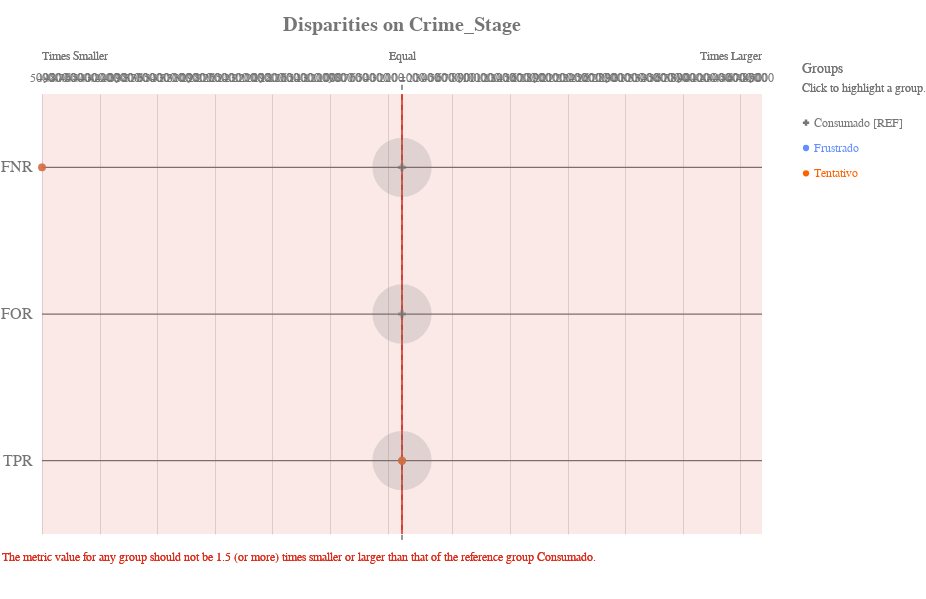

Notebook source saved alongside this figure:
### Code cell
ap.disparity(grupo_definido, metrics, 'crime_stage', fairness_threshold = disparity_tolerance)

### Figure 1 — Vega-Lite specification as saved in the notebook (floating-point values rounded to 4 significant figures)
{"config": {"view": {"continuousWidth": 400, "continuousHeight": 300, "strokeWidth": 0}, "axisLeft": {"labelColor": "rgb(117,117,117)", "labelFont": "Arial", "labelFontSize": 16}, "title": {"align": "center", "baseline": "middle", "color": "rgb(117,117,117)", "font": "Arial", "fontSize": 20, "fontWeight": "bold"}}, "layer": [{"data": {"name": "data-53f64b7c7b316b31c4ec44bcdaa6fbea"}, "mark": {"type": "rule", "stroke": "rgb(117,117,117)", "strokeWidth": 1.25, "tooltip": ""}, "encoding": {"x": {"type": "quantitative", "field": "x", "scale": {"domain": [-4999, 4999], "range": [40.0, 760.0]}}, "x2": {"field": "x2"}, "y": {"type": "nominal", "axis": {"domain": false, "labelAngle": 0, "labelPadding": -30, "orient": "left", "ticks": false, "title": ""}, "field": "metric", "scale": {"domain": ["FNR", "FOR", "TPR"], "range": [55.0, 495.0]}}}}, {"data": {"name": "data-79dd248bdaa0ea02c535240e8ad022c8"}, "mark": {"type": "rule", "stroke": "rgb(117,117,117)", "strokeDash": [5, 5], "strokeWidth": 1}, "encoding": {"tooltip": {"value": "Consumado [REF]"}, "x": {"value": 400.0}, "y": {"value": 45.83}, "y2": {"value": 504.2}}}, {"data": {"name": "data-fa2b618e9aa8a53fd9cf36a5662b0508"}, "mark": {"type": "text", "align": "center", "color": "rgb(117,117,117)", "font": "Arial", "fontSize": 12, "fontWeight": "normal", "tooltip": ""}, "encoding": {"text": {"type": "nominal", "field": "label"}, "x": {"type": "quantitative", "field": "value", "scale": {"domain": [-4999, 4999], "range": [40.0, 760.0]}}, "y": {"value": 38.5}}}, {"layer": [{"mark": {"type": "text", "align": "left", "fill": "rgb(117,117,117)", "font": "Arial", "fontSize": 12, "fontWeight": "normal", "tooltip": ""}, "encoding": {"text": {"value": "Times Smaller"}, "x": {"value": 40.0}, "y": {"value": 16.5}}}, {"mark": {"type": "text", "align": "right", "fill": "rgb(117,117,117)", "font": "Arial", "fontSize": 12, "fontWeight": "normal", "tooltip": ""}, "encoding": {"text": {"value": "Times Larger"}, "x": {"value": 760.0}, "y": {"value": 16.5}}}, {"mark": {"type": "text", "align": "center", "fill": "rgb(117,117,117)", "font": "Arial", "fontSize": 12, "fontWeight": "normal", "tooltip": ""}, "encoding": {"text": {"value": "Equal"}, "x": {"value": 400.0}, "y": {"value": 16.5}}}], "data": {"name": "data-79dd248bdaa0ea02c535240e8ad022c8"}}, {"layer": [{"mark": {"type": "rule", "opacity": 0.8, "stroke": "rgb(217, 46, 28)", "strokeWidth": 1.25, "tooltip": ""}, "encoding": {"x": {"type": "quantitative", "field": "min", "scale": {"domain": [-4999, 4999], "range": [40.0, 760.0]}}, "y": {"value": 55.0}, "y2": {"value": 495.0}}}, {"mark": {"type": "rule", "opacity": 0.8, "stroke": "rgb(217, 46, 28)", "strokeWidth": 1.25, "tooltip": ""}, "encoding": {"x": {"type": "quantitative", "field": "max", "scale": {"domain": [-4999, 4999], "range": [40.0, 760.0]}}, "y": {"value": 55.0}, "y2": {"value": 495.0}}}, {"layer": [{"mark": {"type": "rect", "fill": "rgb(217, 46, 28)", "opacity": 0.1, "tooltip": ""}, "encoding": {"x": {"type": "quantitative", "field": "min", "scale": {"domain": [-4999, 4999], "range": [40.0, 760.0]}}, "x2": {"field": "lower_end"}, "y": {"value": 55.0}, "y2": {"value": 495.0}}}, {"mark": {"type": "rect", "fill": "rgb(217, 46, 28)", "opacity": 0.1, "tooltip": ""}, "encoding": {"x": {"type": "quantitative", "field": "max", "scale": {"domain": [-4999, 4999], "range": [40.0, 760.0]}}, "x2": {"field": "upper_end"}, "y": {"value": 55.0}, "y2": {"value": 495.0}}}]}, {"data": {"name": "data-79dd248bdaa0ea02c535240e8ad022c8"}, "mark": {"type": "text", "align": "left", "baseline": "top", "fill": "rgb(217, 46, 28)", "font": "Arial", "fontSize": 12, "fontWeight": "normal", "tooltip": ""}, "encoding": {"text": {"value": "The metric value for any group should not be 1.5 (or more) times smaller or larger than that of the reference group Consumado."}, "x": {"value": 0}, "y": {"value": 513.3}}}], "data": {"name": "data-93a28dc03cdeb5856aae1fcd20b2726b"}}, {"layer": [{"mark": "circle"}, {"data": {"name": "data-3c3ee4dd1fd5b208044302d644156c0a"}, "mark": {"type": "circle", "opacity": 0.2}, "encoding": {"color": {"condition": {"type": "nominal", "field": "attribute_value", "legend": null, "scale": {"domain": ["Consumado", "Frustrado", "Tentativo"], "range": ["rgb(117,117,117)", "rgb(100, 143, 255)", "rgb(254, 97, 0)", "rgb(220, 38, 127)", "rgb(255, 176, 0)", "rgb(120, 94, 240)"]}, "selection": "selector049"}, "value": "rgb(224,224,224)"}, "size": {"type": "quantitative", "field": "group_size", "legend": null, "scale": {"domain": [0, 6004.0], "range": [0, 4224.0]}}, "tooltip": [{"type": "nominal", "field": "attribute_value", "title": "Group"}, {"type": "nominal", "field": "tooltip_group_size", "title": "Group Size"}, {"type": "nominal", "field": "tooltip_disparity_explanation_fnr", "title": "Disparity"}, {"type": "quantitative", "field": "fnr", "format": ".2f", "title": "FNR"}], "x": {"type": "quantitative", "axis": {"domain": false, "labels": false, "ticks": false, "title": null, "values": [99, 199, 299, 399, 499, 599, 699, 799, 899, 999, 1099, 1199, 1299, 1399, 1499, 1599, 1699, 1799, 1899, 1999, 2099, 2199, 2299, 2399, 2499, 2599, 2699, 2799, 2899, 2999, 3099, 3199, 3299, 3399, 3499, 3599, 3699, 3799, 3899, 3999, 4099, 4199, 4299, 4399, 4499, 4599, 4699, 4799, 4899, 4999, -4999, -4899, -4799, -4699, -4599, -4499, -4399, -4299, -4199, -4099, -3999, -3899, -3799, -3699, -3599, -3499, -3399, -3299, -3199, -3099, -2999, -2899, -2799, -2699, -2599, -2499, -2399, -2299, -2199, -2099, -1999, -1899, -1799, -1699, -1599, -1499, -1399, -1299, -1199, -1099, -999, -899, -799, -699, -599, -499, -399, -299, -199, -99]}, "field": "fnr_disparity_scaled", "scale": {"domain": [-4999, 4999], "range": [40.0, 760.0]}}, "y": {"type": "nominal", "axis": {"domain": false, "grid": false, "labels": false, "ticks": false, "title": " "}, "field": "metric_variable", "scale": {"domain": ["FNR", "FOR", "TPR"], "range": [55.0, 495.0]}}}, "selection": {"selector051": {"type": "multi", "empty": "all", "fields": ["attribute_value"]}}, "transform": [{"calculate": "'FNR'", "as": "metric_variable"}]}, {"data": {"name": "data-3c3ee4dd1fd5b208044302d644156c0a"}, "mark": {"type": "circle", "opacity": 0.2}, "encoding": {"color": {"condition": {"type": "nominal", "field": "attribute_value", "legend": null, "scale": {"domain": ["Consumado", "Frustrado", "Tentativo"], "range": ["rgb(117,117,117)", "rgb(100, 143, 255)", "rgb(254, 97, 0)", "rgb(220, 38, 127)", "rgb(255, 176, 0)", "rgb(120, 94, 240)"]}, "selection": "selector049"}, "value": "rgb(224,224,224)"}, "size": {"type": "quantitative", "field": "group_size", "legend": null, "scale": {"domain": [0, 6004.0], "range": [0, 4224.0]}}, "tooltip": [{"type": "nominal", "field": "attribute_value", "title": "Group"}, {"type": "nominal", "field": "tooltip_group_size", "title": "Group Size"}, {"type": "nominal", "field": "tooltip_disparity_explanation_for", "title": "Disparity"}, {"type": "quantitative", "field": "for", "format": ".2f", "title": "FOR"}], "x": {"type": "quantitative", "axis": {"domain": false, "labels": false, "ticks": false, "title": null, "values": [99, 199, 299, 399, 499, 599, 699, 799, 899, 999, 1099, 1199, 1299, 1399, 1499, 1599, 1699, 1799, 1899, 1999, 2099, 2199, 2299, 2399, 2499, 2599, 2699, 2799, 2899, 2999, 3099, 3199, 3299, 3399, 3499, 3599, 3699, 3799, 3899, 3999, 4099, 4199, 4299, 4399, 4499, 4599, 4699, 4799, 4899, 4999, -4999, -4899, -4799, -4699, -4599, -4499, -4399, -4299, -4199, -4099, -3999, -3899, -3799, -3699, -3599, -3499, -3399, -3299, -3199, -3099, -2999, -2899, -2799, -2699, -2599, -2499, -2399, -2299, -2199, -2099, -1999, -1899, -1799, -1699, -1599, -1499, -1399, -1299, -1199, -1099, -999, -899, -799, -699, -599, -499, -399, -299, -199, -99]}, "field": "for_disparity_scaled", "scale": {"domain": [-4999, 4999], "range": [40.0, 760.0]}}, "y": {"type": "nominal", "axis": {"domain": false, "grid": false, "labels": false, "ticks": false, "title": " "}, "field": "metric_variable", "scale": {"domain": ["FNR", "FOR", "TPR"], "range": [55.0, 495.0]}}}, "selection": {"selector053": {"type": "multi", "empty": "all", "fields": ["attribute_value"]}}, "transform": [{"calculate": "'FOR'", "as": "metric_variable"}]}, {"data": {"name": "data-3c3ee4dd1fd5b208044302d644156c0a"}, "mark": {"type": "circle", "opacity": 0.2}, "encoding": {"color": {"condition": {"type": "nominal", "field": "attribute_value", "legend": null, "scale": {"domain": ["Consumado", "Frustrado", "Tentativo"], "range": ["rgb(117,117,117)", "rgb(100, 143, 255)", "rgb(254, 97, 0)", "rgb(220, 38, 127)", "rgb(255, 176, 0)", "rgb(120, 94, 240)"]}, "selection": "selector049"}, "value": "rgb(224,224,224)"}, "size": {"type": "quantitative", "field": "group_size", "legend": null, "scale": {"domain": [0, 6004.0], "range": [0, 4224.0]}}, "tooltip": [{"type": "nominal", "field": "attribute_value", "title": "Group"}, {"type": "nominal", "field": "tooltip_group_size", "title": "Group Size"}, {"type": "nominal", "field": "tooltip_disparity_explanation_tpr", "title": "Disparity"}, {"type": "quantitative", "field": "tpr", "format": ".2f", "title": "TPR"}], "x": {"type": "quantitative", "axis": {"domain": false, "labels": false, "ticks": false, "title": null, "values": [99, 199, 299, 399, 499, 599, 699, 799, 899, 999, 1099, 1199, 1299, 1399, 1499, 1599, 1699, 1799, 1899, 1999, 2099, 2199, 2299, 2399, 2499, 2599, 2699, 2799, 2899, 2999, 3099, 3199, 3299, 3399, 3499, 3599, 3699, 3799, 3899, 3999, 4099, 4199, 4299, 4399, 4499, 4599, 4699, 4799, 4899, 4999, -4999, -4899, -4799, -4699, -4599, -4499, -4399, -4299, -4199, -4099, -3999, -3899, -3799, -3699, -3599, -3499, -3399, -3299, -3199, -3099, -2999, -2899, -2799, -2699, -2599, -2499, -2399, -2299, -2199, -2099, -1999, -1899, -1799, -1699, -1599, -1499, -1399, -1299, -1199, -1099, -999, -899, -799, -699, -599, -499, -399, -299, -199, -99]}, "field": "tpr_disparity_scaled", "scale": {"domain": [-4999, 4999], "range": [40.0, 760.0]}}, "y": {"type": "nominal", "axis": {"domain": false, "grid": false, "labels": false, "ticks": false, "title": " "}, "field": "metric_variable", "scale": {"domain": ["FNR", "FOR", "TPR"], "range": [55.0, 495.0]}}}, "selection": {"selector055": {"type": "multi", "empty": "all", "fields": ["attribute_value"]}}, "transform": [{"calculate": "'TPR'", "as": "metric_variable"}]}, {"layer": [{"mark": "point"}, {"data": {"name": "data-3c3ee4dd1fd5b208044302d644156c0a"}, "mark": {"type": "point", "filled": true, "size": 60}, "encoding": {"color": {"condition": {"type": "nominal", "field": "attribute_value", "legend": null, "scale": {"domain": ["Consumado", "Frustrado", "Tentativo"], "range": ["rgb(117,117,117)", "rgb(100, 143, 255)", "rgb(254, 97, 0)", "rgb(220, 38, 127)", "rgb(255, 176, 0)", "rgb(120, 94, 240)"]}, "selection": "selector049"}, "value": "rgb(224,224,224)"}, "shape": {"type": "nominal", "field": "attribute_value", "legend": null, "scale": {"domain": ["Consumado", "Frustrado", "Tentativo"], "range": ["cross", "circle", "circle"]}}, "tooltip": [{"type": "nominal", "field": "attribute_value", "title": "Group"}, {"type": "nominal", "field": "tooltip_group_size", "title": "Group Size"}, {"type": "nominal", "field": "tooltip_disparity_explanation_fnr", "title": "Disparity"}, {"type": "quantitative", "field": "fnr", "format": ".2f", "title": "FNR"}], "x": {"type": "quantitative", "axis": {"domain": false, "labels": false, "ticks": false, "title": null, "values": [99, 199, 299, 399, 499, 599, 699, 799, 899, 999, 1099, 1199, 1299, 1399, 1499, 1599, 1699, 1799, 1899, 1999, 2099, 2199, 2299, 2399, 2499, 2599, 2699, 2799, 2899, 2999, 3099, 3199, 3299, 3399, 3499, 3599, 3699, 3799, 3899, 3999, 4099, 4199, 4299, 4399, 4499, 4599, 4699, 4799, 4899, 4999, -4999, -4899, -4799, -4699, -4599, -4499, -4399, -4299, -4199, -4099, -3999, -3899, -3799, -3699, -3599, -3499, -3399, -3299, -3199, -3099, -2999, -2899, -2799, -2699, -2599, -2499, -2399, -2299, -2199, -2099, -1999, -1899, -1799, -1699, -1599, -1499, -1399, -1299, -1199, -1099, -999, -899, -799, -699, -599, -499, -399, -299, -199, -99]}, "field": "fnr_disparity_scaled", "scale": {"domain": [-4999, 4999], "range": [40.0, 760.0]}}, "y": {"type": "nominal", "axis": {"domain": false, "grid": false, "labels": false, "ticks": false, "title": " "}, "field": "metric_variable", "scale": {"domain": ["FNR", "FOR", "TPR"], "range": [55.0, 495.0]}}}, "selection": {"selector050": {"type": "multi", "empty": "all", "fields": ["attribute_value"]}}, "transform": [{"calculate": "'FNR'", "as": "metric_variable"}]}, {"data": {"name": "data-3c3ee4dd1fd5b208044302d644156c0a"}, "mark": {"type": "point", "filled": true, "size": 60}, "encoding": {"color": {"condition": {"type": "nominal", "field": "attribute_value", "legend": null, "scale": {"domain": ["Consumado", "Frustrado", "Tentativo"], "range": ["rgb(117,117,117)", "rgb(100, 143, 255)", "rgb(254, 97, 0)", "rgb(220, 38, 127)", "rgb(255, 176, 0)", "rgb(120, 94, 240)"]}, "selection": "selector049"}, "value": "rgb(224,224,224)"}, "shape": {"type": "nominal", "field": "attribute_value", "legend": null, "scale": {"domain": ["Consumado", "Frustrado", "Tentativo"], "range": ["cross", "circle", "circle"]}}, "tooltip": [{"type": "nominal", "field": "attribute_value", "title": "Group"}, {"type": "nominal", "field": "tooltip_group_size", "title": "Group Size"}, {"type": "nominal", "field": "tooltip_disparity_explanation_for", "title": "Disparity"}, {"type": "quantitative", "field": "for", "format": ".2f", "title": "FOR"}], "x": {"type": "quantitative", "axis": {"domain": false, "labels": false, "ticks": false, "title": null, "values": [99, 199, 299, 399, 499, 599, 699, 799, 899, 999, 1099, 1199, 1299, 1399, 1499, 1599, 1699, 1799, 1899, 1999, 2099, 2199, 2299, 2399, 2499, 2599, 2699, 2799, 2899, 2999, 3099, 3199, 3299, 3399, 3499, 3599, 3699, 3799, 3899, 3999, 4099, 4199, 4299, 4399, 4499, 4599, 4699, 4799, 4899, 4999, -4999, -4899, -4799, -4699, -4599, -4499, -4399, -4299, -4199, -4099, -3999, -3899, -3799, -3699, -3599, -3499, -3399, -3299, -3199, -3099, -2999, -2899, -2799, -2699, -2599, -2499, -2399, -2299, -2199, -2099, -1999, -1899, -1799, -1699, -1599, -1499, -1399, -1299, -1199, -1099, -999, -899, -799, -699, -599, -499, -399, -299, -199, -99]}, "field": "for_disparity_scaled", "scale": {"domain": [-4999, 4999], "range": [40.0, 760.0]}}, "y": {"type": "nominal", "axis": {"domain": false, "grid": false, "labels": false, "ticks": false, "title": " "}, "field": "metric_variable", "scale": {"domain": ["FNR", "FOR", "TPR"], "range": [55.0, 495.0]}}}, "selection": {"selector052": {"type": "multi", "empty": "all", "fields": ["attribute_value"]}}, "transform": [{"calculate": "'FOR'", "as": "metric_variable"}]}, {"data": {"name": "data-3c3ee4dd1fd5b208044302d644156c0a"}, "mark": {"type": "point", "filled": true, "size": 60}, "encoding": {"color": {"condition": {"type": "nominal", "field": "attribute_value", "legend": null, "scale": {"domain": ["Consumado", "Frustrado", "Tentativo"], "range": ["rgb(117,117,117)", "rgb(100, 143, 255)", "rgb(254, 97, 0)", "rgb(220, 38, 127)", "rgb(255, 176, 0)", "rgb(120, 94, 240)"]}, "selection": "selector049"}, "value": "rgb(224,224,224)"}, "shape": {"type": "nominal", "field": "attribute_value", "legend": null, "scale": {"domain": ["Consumado", "Frustrado", "Tentativo"], "range": ["cross", "circle", "circle"]}}, "tooltip": [{"type": "nominal", "field": "attribute_value", "title": "Group"}, {"type": "nominal", "field": "tooltip_group_size", "title": "Group Size"}, {"type": "nominal", "field": "tooltip_disparity_explanation_tpr", "title": "Disparity"}, {"type": "quantitative", "field": "tpr", "format": ".2f", "title": "TPR"}], "x": {"type": "quantitative", "axis": {"domain": false, "labels": false, "ticks": false, "title": null, "values": [99, 199, 299, 399, 499, 599, 699, 799, 899, 999, 1099, 1199, 1299, 1399, 1499, 1599, 1699, 1799, 1899, 1999, 2099, 2199, 2299, 2399, 2499, 2599, 2699, 2799, 2899, 2999, 3099, 3199, 3299, 3399, 3499, 3599, 3699, 3799, 3899, 3999, 4099, 4199, 4299, 4399, 4499, 4599, 4699, 4799, 4899, 4999, -4999, -4899, -4799, -4699, -4599, -4499, -4399, -4299, -4199, -4099, -3999, -3899, -3799, -3699, -3599, -3499, -3399, -3299, -3199, -3099, -2999, -2899, -2799, -2699, -2599, -2499, -2399, -2299, -2199, -2099, -1999, -1899, -1799, -1699, -1599, -1499, -1399, -1299, -1199, -1099, -999, -899, -799, -699, -599, -499, -399, -299, -199, -99]}, "field": "tpr_disparity_scaled", "scale": {"domain": [-4999, 4999], "range": [40.0, 760.0]}}, "y": {"type": "nominal", "axis": {"domain": false, "grid": false, "labels": false, "ticks": false, "title": " "}, "field": "metric_variable", "scale": {"domain": ["FNR", "FOR", "TPR"], "range": [55.0, 495.0]}}}, "selection": {"selector054": {"type": "multi", "empty": "all", "fields": ["attribute_value"]}}, "transform": [{"calculate": "'TPR'", "as": "metric_variable"}]}]}]}, {"layer": [{"mark": {"type": "point", "filled": true, "opacity": 1, "size": 39.48}, "encoding": {"color": {"condition": {"type": "nominal", "field": "attribute_value", "legend": null, "scale": {"domain": ["Consumado", "Frustrado", "Tentativo"], "range": ["rgb(117,117,117)", "rgb(100, 143, 255)", "rgb(254, 97, 0)", "rgb(220, 38, 127)", "rgb(255, 176, 0)", "rgb(120, 94, 240)"]}, "selection": "selector049"}, "value": "rgb(224,224,224)"}, "shape": {"type": "nominal", "field": "attribute_value", "legend": null, "scale": {"domain": ["Consumado", "Frustrado", "Tentativo"], "range": ["cross", "circle", "circle"]}}, "x": {"value": 804}, "y": {"type": "nominal", "axis": {"domain": false, "grid": false, "labels": false, "ticks": false, "title": " "}, "field": "attribute_value", "scale": {"domain": ["Consumado", "Frustrado", "Tentativo"], "range": [71, 147]}}}, "selection": {"selector049": {"type": "multi", "empty": "all", "fields": ["attribute_value"]}}}, {"mark": {"type": "text", "align": "left", "baseline": "middle", "font": "Arial", "fontSize": 12, "fontWeight": "normal"}, "encoding": {"color": {"condition": {"type": "nominal", "field": "attribute_value", "legend": null, "scale": {"domain": ["Consumado", "Frustrado", "Tentativo"], "range": ["rgb(117,117,117)", "rgb(100, 143, 255)", "rgb(254, 97, 0)", "rgb(220, 38, 127)", "rgb(255, 176, 0)", "rgb(120, 94, 240)"]}, "selection": "selector049"}, "value": "rgb(224,224,224)"}, "text": {"type": "nominal", "field": "label"}, "x": {"value": 812}, "y": {"type": "nominal", "axis": {"domain": false, "grid": false, "labels": false, "ticks": false, "title": " "}, "field": "attribute_value", "scale": {"domain": ["Consumado", "Frustrado", "Tentativo"], "range": [71, 147]}}}, "selection": {"selector056": {"type": "multi", "empty": "all", "fields": ["attribute_value"]}}}, {"data": {"name": "data-79dd248bdaa0ea02c535240e8ad022c8"}, "mark": {"type": "text", "align": "left", "baseline": "middle", "color": "rgb(117,117,117)", "font": "Arial", "fontSize": 12, "fontWeight": "normal"}, "encoding": {"text": {"value": "Click to highlight a group."}, "x": {"value": 800}, "y": {"value": 49}}}, {"data": {"name": "data-79dd248bdaa0ea02c535240e8ad022c8"}, "mark": {"type": "text", "align": "left", "baseline": "middle", "color": "rgb(117,117,117)", "font": "Arial", "fontSize": 14, "fontWeight": "normal"}, "encoding": {"text": {"value": "Groups"}, "x": {"value": 800}, "y": {"value": 30}}}], "data": {"name": "data-5f460b2281ce654008106d954be18b1d"}}], "height": 550, "padding": {"top": 15, "bottom": 10}, "resolve": {"scale": {"size": "independent", "y": "independent"}}, "title": "Disparities on Crime_Stage", "width": 800, "$schema": "https://vega.github.io/schema/vega-lite/v4.8.1.json", "datasets": {"data-53f64b7c7b316b31c4ec44bcdaa6fbea": [{"metric": "FNR", "x": -4999, "x2": 4999}, {"metric": "FOR", "x": -4999, "x2": 4999}, {"metric": "TPR", "x": -4999, "x2": 4999}], "data-79dd248bdaa0ea02c535240e8ad022c8": [{"a": 1, "b": 0}, {"a": 1, "b": 0}], "data-fa2b618e9aa8a53fd9cf36a5662b0508": [{"value": 99, "label": 100}, {"value": 199, "label": 200}, {"value": 299, "label": 300}, {"value": 399, "label": 400}, {"value": 499, "label": 500}, {"value": 599, "label": 600}, {"value": 699, "label": 700}, {"value": 799, "label": 800}, {"value": 899, "label": 900}, {"value": 999, "label": 1000}, {"value": 1099, "label": 1100}, {"value": 1199, "label": 1200}, {"value": 1299, "label": 1300}, {"value": 1399, "label": 1400}, {"value": 1499, "label": 1500}, {"value": 1599, "label": 1600}, {"value": 1699, "label": 1700}, {"value": 1799, "label": 1800}, {"value": 1899, "label": 1900}, {"value": 1999, "label": 2000}, {"value": 2099, "label": 2100}, {"value": 2199, "label": 2200}, {"value": 2299, "label": 2300}, {"value": 2399, "label": 2400}, {"value": 2499, "label": 2500}, {"value": 2599, "label": 2600}, {"value": 2699, "label": 2700}, {"value": 2799, "label": 2800}, {"value": 2899, "label": 2900}, {"value": 2999, "label": 3000}, {"value": 3099, "label": 3100}, {"value": 3199, "label": 3200}, {"value": 3299, "label": 3300}, {"value": 3399, "label": 3400}, {"value": 3499, "label": 3500}, {"value": 3599, "label": 3600}, {"value": 3699, "label": 3700}, {"value": 3799, "label": 3800}, {"value": 3899, "label": 3900}, {"value": 3999, "label": 4000}, {"value": 4099, "label": 4100}, {"value": 4199, "label": 4200}, {"value": 4299, "label": 4300}, {"value": 4399, "label": 4400}, {"value": 4499, "label": 4500}, {"value": 4599, "label": 4600}, {"value": 4699, "label": 4700}, {"value": 4799, "label": 4800}, {"value": 4899, "label": 4900}, {"value": 4999, "label": 5000}, {"value": -4999, "label": 5000}, {"value": -4899, "label": 4900}, {"value": -4799, "label": 4800}, {"value": -4699, "label": 4700}, {"value": -4599, "label": 4600}, {"value": -4499, "label": 4500}, {"value": -4399, "label": 4400}, {"value": -4299, "label": 4300}, {"value": -4199, "label": 4200}, {"value": -4099, "label": 4100}, {"value": -3999, "label": 4000}, {"value": -3899, "label": 3900}, {"value": -3799, "label": 3800}, {"value": -3699, "label": 3700}, {"value": -3599, "label": 3600}, {"value": -3499, "label": 3500}, {"value": -3399, "label": 3400}, {"value": -3299, "label": 3300}, {"value": -3199, "label": 3200}, {"value": -3099, "label": 3100}, {"value": -2999, "label": 3000}, {"value": -2899, "label": 2900}, {"value": -2799, "label": 2800}, {"value": -2699, "label": 2700}, {"value": -2599, "label": 2600}, {"value": -2499, "label": 2500}, {"value": -2399, "label": 2400}, {"value": -2299, "label": 2300}, {"value": -2199, "label": 2200}, {"value": -2099, "label": 2100}, {"value": -1999, "label": 2000}, {"value": -1899, "label": 1900}, {"value": -1799, "label": 1800}, {"value": -1699, "label": 1700}, {"value": -1599, "label": 1600}, {"value": -1499, "label": 1500}, {"value": -1399, "label": 1400}, {"value": -1299, "label": 1300}, {"value": -1199, "label": 1200}, {"value": -1099, "label": 1100}, {"value": -999, "label": 1000}, {"value": -899, "label": 900}, {"value": -799, "label": 800}, {"value": -699, "label": 700}, {"value": -599, "label": 600}, {"value": -499, "label": 500}, {"value": -399, "label": 400}, {"value": -299, "label": 300}, {"value": -199, "label": 200}, {"value": -99, "label": 100}, {"value": 0, "label": "="}], "data-93a28dc03cdeb5856aae1fcd20b2726b": [{"min": -0.5, "max": 0.5, "lower_end": -4999, "upper_end": 4999}], "data-3c3ee4dd1fd5b208044302d644156c0a": [{"attribute_name": "crime_stage", "attribute_value": "Consumado", "group_size": 5003, "total_entities": 5007, "fnr": 0.4061, "for": 0.319, "tpr": 0.5939, "fnr_disparity": 1.0, "for_disparity": 1.0, "tpr_disparity": 1.0, "fnr_disparity_scaled": 0.0, "for_disparity_scaled": 0.0, "tpr_disparity_scaled": 0.0, "tooltip_group_size": "5,003 (99.92%)", "tooltip_disparity_explanation_fnr": "Reference group", "tooltip_disparity_explanation_for": "Reference group", "tooltip_disparity_explanation_tpr": "Reference group"}, {"attribute_name": "crime_stage", "attribute_value": "Frustrado", "group_size": 3, "total_entities": 5007, "fnr": 0.0002, "for": null, "tpr": 1.0, "fnr_disparity": 0.0002, "for_disparity": null, "tpr_disparity": 1.684, "fnr_disparity_scaled": -4999.0, "for_disparity_scaled": null, "tpr_disparity_scaled": 0.6838, "tooltip_group_size": "3 (0.06%)", "tooltip_disparity_explanation_fnr": "5000.00 times smaller FNR than the reference group", "tooltip_disparity_explanation_for": "Same FOR as the reference group", "tooltip_disparity_explanation_tpr": "1.68 times larger TPR than the reference group"}, {"attribute_name": "crime_stage", "attribute_value": "Tentativo", "group_size": 1, "total_entities": 5007, "fnr": 0.0002, "for": null, "tpr": 1.0, "fnr_disparity": 0.0002, "for_disparity": null, "tpr_disparity": 1.684, "fnr_disparity_scaled": -4999.0, "for_disparity_scaled": null, "tpr_disparity_scaled": 0.6838, "tooltip_group_size": "1 (0.02%)", "tooltip_disparity_explanation_fnr": "5000.00 times smaller FNR than the reference group", "tooltip_disparity_explanation_for": "Same FOR as the reference group", "tooltip_disparity_explanation_tpr": "1.68 times larger TPR than the reference group"}], "data-5f460b2281ce654008106d954be18b1d": [{"attribute_value": "Consumado", "label": "Consumado [REF]"}, {"attribute_value": "Frustrado", "label": "Frustrado"}, {"attribute_value": "Tentativo", "label": "Tentativo"}]}}
